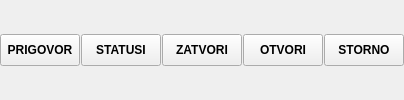
       <widget class="QFrame" name="frame_7">
        <property name="frameShape">
         <enum>QFrame::NoFrame</enum>
        </property>
        <property name="frameShadow">
         <enum>QFrame::Raised</enum>
        </property>
        <layout class="QHBoxLayout" name="horizontalLayout_7">
         <property name="spacing">
          <number>1</number>
         </property>
         <property name="leftMargin">
          <number>0</number>
         </property>
         <property name="topMargin">
          <number>0</number>
         </property>
         <property name="rightMargin">
          <number>0</number>
         </property>
         <property name="bottomMargin">
          <number>0</number>
         </property>
         <item>
          <widget class="QPushButton" name="btnPrigovorEdit">
           <property name="minimumSize">
            <size>
             <width>0</width>
             <height>32</height>
            </size>
           </property>
           <property name="font">
            <font>
             <weight>75</weight>
             <bold>true</bold>
            </font>
           </property>
           <property name="cursor">
            <cursorShape>PointingHandCursor</cursorShape>
           </property>
           <property name="text">
            <string>PRIGOVOR</string>
           </property>
           <property name="icon">
            <iconset resource="../../../resources/DonatForm.qrc">
             <normaloff>:/InDonat/Forms/images/OLOVKA.GIF</normaloff>:/InDonat/Forms/images/OLOVKA.GIF</iconset>
           </property>
          </widget>
         </item>
         <item>
          <widget class="QPushButton" name="btnPrigovorsStatusi">
           <property name="minimumSize">
            <size>
             <width>0</width>
             <height>32</height>
            </size>
           </property>
           <property name="font">
            <font>
             <weight>75</weight>
             <bold>true</bold>
            </font>
           </property>
           <property name="cursor">
            <cursorShape>PointingHandCursor</cursorShape>
           </property>
           <property name="text">
            <string>STATUSI</string>
           </property>
           <property name="icon">
            <iconset resource="../../../resources/DonatForm.qrc">
             <normaloff>:/InDonat/Forms/images/OLOVKA.GIF</normaloff>:/InDonat/Forms/images/OLOVKA.GIF</iconset>
           </property>
          </widget>
         </item>
         <item>
          <widget class="QPushButton" name="btnZatvoriPrigovor">
           <property name="minimumSize">
            <size>
             <width>0</width>
             <height>32</height>
            </size>
           </property>
           <property name="font">
            <font>
             <weight>75</weight>
             <bold>true</bold>
            </font>
           </property>
           <property name="cursor">
            <cursorShape>PointingHandCursor</cursorShape>
           </property>
           <property name="text">
            <string>ZATVORI</string>
           </property>
           <property name="icon">
            <iconset resource="../../../resources/DonatForm.qrc">
             <normaloff>:/InDonat/Forms/images/zeleni.JPG</normaloff>:/InDonat/Forms/images/zeleni.JPG</iconset>
           </property>
          </widget>
         </item>
         <item>
          <widget class="QPushButton" name="btnOtvoriPrigovor">
           <property name="minimumSize">
            <size>
             <width>0</width>
             <height>32</height>
            </size>
           </property>
           <property name="font">
            <font>
             <weight>75</weight>
             <bold>true</bold>
            </font>
           </property>
           <property name="cursor">
            <cursorShape>PointingHandCursor</cursorShape>
           </property>
           <property name="text">
            <string>OTVORI</string>
           </property>
           <property name="icon">
            <iconset resource="../../../resources/DonatForm.qrc">
             <normaloff>:/InDonat/Forms/images/zuti.JPG</normaloff>:/InDonat/Forms/images/zuti.JPG</iconset>
           </property>
          </widget>
         </item>
         <item>
          <widget class="QPushButton" name="btnPrigovorStorno">
           <property name="minimumSize">
            <size>
             <width>0</width>
             <height>32</height>
            </size>
           </property>
           <property name="font">
            <font>
             <weight>75</weight>
             <bold>true</bold>
            </font>
           </property>
           <property name="cursor">
            <cursorShape>PointingHandCursor</cursorShape>
           </property>
           <property name="text">
            <string>STORNO</string>
           </property>
           <property name="icon">
            <iconset resource="../../../resources/DonatForm.qrc">
             <normaloff>:/InDonat/Forms/images/crveni.JPG</normaloff>:/InDonat/Forms/images/crveni.JPG</iconset>
           </property>
          </widget>
         </item>
        </layout>
       </widget>
